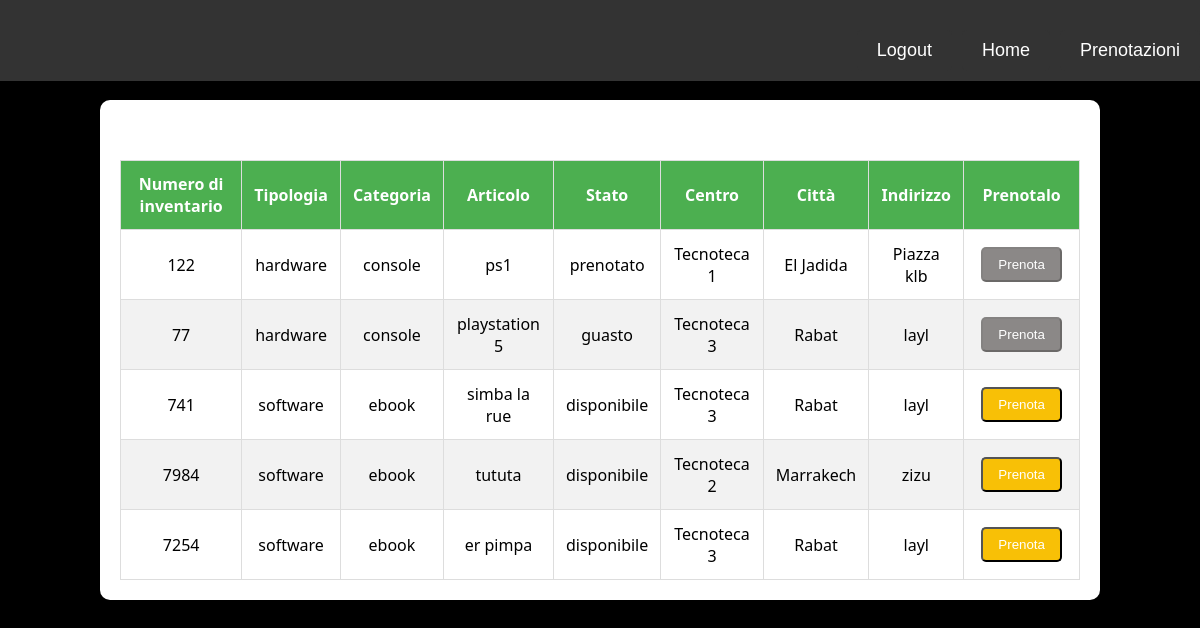
The app's page /cliente/cliente.php (signed in) with its own data.
### tables this page shows
CREATE TABLE `articoli` (
  `id_articolo` int(16) NOT NULL,
  `numero_inventario` varchar(32) NOT NULL,
  `articolo` varchar(64) NOT NULL,
  `stato` set('disponibile','guasto','prenotato','in prestito') NOT NULL,
  `fk_id_categoria` int(16) DEFAULT NULL,
  `fk_id_centro` int(16) DEFAULT NULL
);

CREATE TABLE `categorie` (
  `id_categoria` int(16) NOT NULL,
  `categoria` varchar(32) NOT NULL,
  `tipologia` varchar(32) NOT NULL
);

CREATE TABLE `centri` (
  `id_centro` int(16) NOT NULL,
  `nome` varchar(32) NOT NULL,
  `citta` varchar(32) NOT NULL,
  `indirizzo` varchar(64) NOT NULL
);

### cliente/cliente.php (the view, shortened to what this page needs)
<?php
$id = $_SESSION['id_utente'];
?>
<!DOCTYPE html>
<html>
<head>
    <link rel="stylesheet" href="../css/style.css" type="text/css">
</head>
<body>
<div class="navbar">
    <div class="top-right-container">
        <input type="button" name="logout" value="Logout" onclick="location.href='../logout.php'">
        <input type="button" name="login" value="Home" onclick="location.href='visualizzaCliente.php'">
        <input type="button" name="bookings" value="Prenotazioni" onclick="window.location.href='visualizzaPrenotazioni.php?id=<?php echo $id?>'">
    </div>
</div>
<div style="margin-top:80px;">
    <div class="container">
        <div class="table-wrapper">
            <table class="fl-table">
                <thead>
                <tr>
                    <th>Numero di inventario</th>
                    <th>Tipologia</th>
                    <th>Categoria</th>
                    <th>Articolo</th>
                    <th>Stato</th>
                    <th>Centro</th>
                    <th>Città</th>
                    <th>Indirizzo</th>
                    <th>Prenotalo</th>
                </tr>
                </thead>
                <tbody>
                <?php
                    if(isset($idCentro))
                    {
                        $selectSql = "SELECT id_articolo, numero_inventario, tipologia, categoria, articolo, stato, nome, citta, indirizzo
                                FROM articoli a JOIN centri c
                                ON a.fk_id_centro = c.id_centro
                                JOIN categorie cat
                                ON a.fk_id_categoria = cat.id_categoria
                                WHERE fk_id_centro = $idCentro
                                ORDER BY tipologia ASC";
                    }
                    else
                    {
                        $selectSql = "SELECT id_articolo, numero_inventario, tipologia, categoria, articolo, stato, nome, citta, indirizzo
                                    FROM articoli a JOIN centri c
                                    ON a.fk_id_centro = c.id_centro
                                    JOIN categorie cat
                                    ON a.fk_id_categoria = cat.id_categoria
                                    ORDER BY tipologia";
                    }
                    require_once '../db.php';
                    $result = $conn->query($selectSql);
                    while($row = $result->fetch_array(MYSQLI_ASSOC))
                    {
                        $n_inventario = $row['numero_inventario'];
                        $tipologia = $row['tipologia'];
                        $categoria = $row['categoria'];
                        $articolo = $row['articolo'];
                        $stato = $row['stato'];
                        $nome = $row['nome'];
                        $citta = $row['citta'];
                        $indirizzo = $row['indirizzo'];
                        $isAvailable = ($stato == "disponibile") ? 1 : 0;
                        echo
                            '<tr>
                                <td class="colonnaNumero">'.$n_inventario.'</td>
                                <td class="colonnaTipo">'.$tipologia.'</td>
                                <td class="colonnaCategoria">'.$categoria.'</td>
                                <td class="colonnaArticolo">'.$articolo.'</td>
                                <td class="colonnaStato">'.$stato.'</td>
                                <td class="colonnaNome">'.$nome.'</td>
                                <td class="colonnaCitta">'.$citta.'</td>
                                <td class="colonnaIndirizzo">'.$indirizzo.'</td>
                                <td class="colonnaTasti">
                                    <button class="btn" type="button" onclick="location.href=\'prenota.php?id='.$row["id_articolo"].'\'" '. ($isAvailable == 1 ? "" : "disabled") . '>Prenota</button>
                                </td>
                            </tr>';
                    }
                ?>
                </tbody>
            </table>
        </div>
    </div>
</div>
</body>
</html>

### css/style.css (style rules this page uses)
body { margin: 0; padding: 0; font-family: 'Segoe UI', Tahoma, Geneva, Verdana, sans-serif; background-color: #f9f9f9; }
.container { display: flex; flex-direction: column; align-items: center; justify-content: flex-start; padding-top: 20px; }
.top-right-container { display: flex; flex-direction: row; justify-content: flex-end; width: 50%; }
.table-wrapper { margin-top: 40px; }
.fl-table { width: 100%; border-collapse: collapse; border-spacing: 0; }
.fl-table th, .fl-table td { padding: 12px; text-align: center; border: 1px solid #ddd; }
.fl-table th { background-color: #4caf50; color: #fff; text-align: center; }
.fl-table tr:nth-child(even) { background-color: #f2f2f2; }
.fl-table th, .fl-table td { font-size: 16px; }
button.btn { padding: 8px 15px; margin: 5px; text-decoration: none; background-color: #f8c006; color: #fff; border-radius: 5px; transition: background-color 0.3s; }
button.btn:disabled { background-color: #8b8887; }
input[type="button"][name="logout"], input[type="button"][name="login"], input[type="button"][name="add"], input[type="button"][name="bookings"], input[type="button"][name="loans"] { margin-top: 20px; padding: 15px 30px; cursor: pointer; border: none; border-radius: 5px; background: #f44336; color: #ffffff; font-size: 18px; transition: all 0.3s ease; transform: translate(0, 0); }
input[type="button"][name="login"], input[type="button"][name="bookings"], input[type="button"][name="loans"] { background: #00ff80; }

### cliente/cliente.php (style rules this page uses)
body { background-color: black; margin-top: 80px; }
.container { margin: 20px auto; width: 80%; background-color: #fff; padding: 20px; border-radius: 10px; box-shadow: 0 0 10px rgba(0, 0, 0, 0.1); }
input[type="button"][name="logout"], input[type="button"][name="login"], input[type="button"][name="bookings"], input[type="button"][name="loans"] { background: #333; color: #fff; padding: 10px 20px; border-radius: 5px; border: none; cursor: pointer; transition: background-color 0.3s; margin-left: 10px; }
.navbar { overflow: hidden; background-color: #333; position: fixed; top: 0; width: 100%; z-index: 1000; display: flex; justify-content: flex-end; padding: 10px; }
.navbar input[type="button"] { margin-left: 10px; }
.navbar input[type="button"]:first-child { margin-left: 0; }
.navbar input[type="button"]:last-child { margin-right: 10px; }

### records on screen
articoli: numero_inventario "122", fk_id_categoria.tipologia "hardware", fk_id_categoria.categoria "console", articolo "ps1", stato "prenotato", fk_id_centro.nome "Tecnoteca 1", fk_id_centro.citta "El Jadida", fk_id_centro.indirizzo "Piazza klb"
articoli: numero_inventario "77", fk_id_categoria.tipologia "hardware", fk_id_categoria.categoria "console", articolo "playstation 5", stato "guasto", fk_id_centro.nome "Tecnoteca 3", fk_id_centro.citta "Rabat", fk_id_centro.indirizzo "layl"
articoli: numero_inventario "741", fk_id_categoria.tipologia "software", fk_id_categoria.categoria "ebook", articolo "simba la rue", stato "disponibile", fk_id_centro.nome "Tecnoteca 3", fk_id_centro.citta "Rabat", fk_id_centro.indirizzo "layl"
articoli: numero_inventario "7984", fk_id_categoria.tipologia "software", fk_id_categoria.categoria "ebook", articolo "tututa", stato "disponibile", fk_id_centro.nome "Tecnoteca 2", fk_id_centro.citta "Marrakech", fk_id_centro.indirizzo "zizu"
articoli: numero_inventario "7254", fk_id_categoria.tipologia "software", fk_id_categoria.categoria "ebook", articolo "er pimpa", stato "disponibile", fk_id_centro.nome "Tecnoteca 3", fk_id_centro.citta "Rabat", fk_id_centro.indirizzo "layl"
